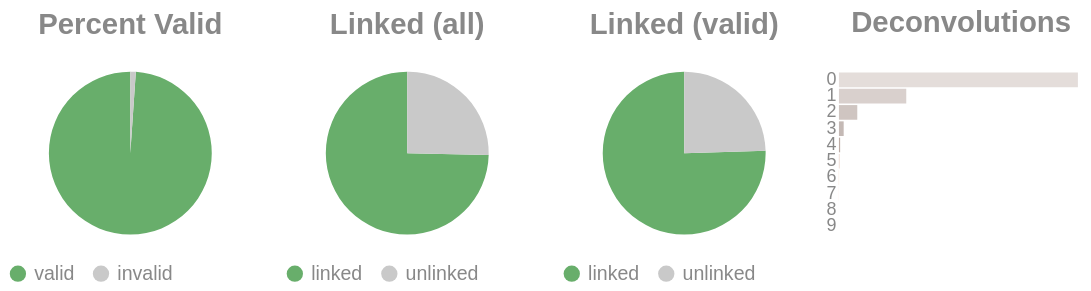

Notebook code cell kept with this figure:
### Code cell
if SKIPLR:
    pass
else:
    clash = Counter()
    for i in valids['molecule'].to_list():
        _mol = i.split("-")
        if len(_mol) == 1:
            clash.update('0')
        else:
            clash.update(_mol[-1])

    _d = {"deconvolutions": [], 'count': []}
    for k,v in clash.items():
        _d['deconvolutions'].append(k)
        _d['count'].append(v)

    tot_valid = valids['reads'].sum()
    mask = valids['reads'] >= 2
    n_linked_reads = valids.filter(mask)['reads'].sum()
    if n_linked_reads == 0:
        print_html("No linked molecules (>=2 reads) were detected; skipping linked-only distributions.")
        SKIPLR = True
    else:
        perc_valid = round(tot_valid / n_reads, 4)
        linked_perc_abs = round(n_linked_reads / n_reads, 4)
        linked_perc = round(n_linked_reads / tot_valid, 4)

    _valid = pl.DataFrame({"valids": ['valid', 'invalid'], "count": [tot_valid, n_reads - tot_valid]})
    _linked_abs = pl.DataFrame({"linked (absolute)": ['linked', 'unlinked'], "count": [n_linked_reads, n_reads - n_linked_reads]})
    _linked_rel = pl.DataFrame({"linked (valids)": ['linked', 'unlinked'], "count": [n_linked_reads, tot_valid - n_linked_reads]})

    (
        alt.hconcat(
            piechart(_valid, goodval = 'valid', title = "Percent Valid"),
            piechart(_linked_abs, goodval = "linked", title =  "Linked (all)"),
            piechart(_linked_rel, goodval = "linked", title =  "Linked (valid)"),
            convolutionbar(pl.DataFrame(_d), title = "Deconvolutions"),
            center = True,
            bounds = 'flush'
        )
        .resolve_scale(color='independent')
        .resolve_legend('independent')
        .properties(usermeta={'embedOptions': {"actions": False}})
    ).display()

### Figure 1 — Vega-Lite specification as saved in the notebook (floating-point values rounded to 4 significant figures)
{"width": "container", "height": 400, "config": {"title": {"anchor": "start", "dy": -15, "fontSize": 18, "color": "#888888", "subtitleColor": "#888888", "subtitleFontSize": 14}, "arc": {"fill": "#0072B2"}, "axis": {"domainColor": "#888888", "domainWidth": 0.5, "gridWidth": 0.2, "grid": false, "titleFontWeight": 400, "titleFontSize": 15, "labelFontSize": 11, "labelColor": "#888888", "tickColor": "#888888", "tickWidth": 0.2, "titleColor": "#888888"}, "axisBand": {"grid": false}, "axisX": {"grid": true, "tickSize": 10, "domainCap": "round"}, "axisY": {"domain": false, "grid": true, "tickSize": 0, "domainCap": "round"}, "background": "transparent", "header": {"labelFontSize": 15, "labelColor": "#888888", "titleFontSize": 15, "titleFontWeight": 600, "titleColor": "#888888"}, "legend": {"labelFont": "sans-serif", "labelFontSize": 12, "labelColor": "#888888", "symbolSize": 100, "symbolType": "circle", "titleFontSize": 12, "titlePadding": 10, "titleColor": "#888888", "title": null}, "range": {"category": ["#E69F00", "#56B4E9", "#009E73", "#F0E442", "#0072B2", "#D55E00", "#CC79A7", "#000000"], "diverging": ["#cfe8f3", "#a2d4ec", "#73bfe2", "#46abdb", "#1696d2", "#12719e"]}, "area": {"fill": "#0072B2", "fillOpacity": 0.7, "line": true, "strokeOpacity": 0.7}, "line": {"color": "#0072B2", "stroke": "#0072B2", "strokeWidth": 2}, "trail": {"color": "#0072B2", "stroke": "#0072B2", "strokeWidth": 0, "size": 1}, "point": {"filled": true, "fillOpacity": 1.0, "size": 95}, "text": {"color": "#888888", "fontSize": 11, "align": "right", "fontWeight": 400, "size": 11}, "bar": {"fill": "#0072B2", "stroke": null}, "view": {"stroke": null, "continuousWidth": 660, "continuousHeight": 400}}, "hconcat": [{"data": {"name": "data-39b055c910dc707fa18f2c16da679b29"}, "mark": {"type": "arc"}, "encoding": {"color": {"field": "valids", "legend": {"orient": "bottom", "title": null}, "scale": {"domain": ["valid", "invalid"], "range": ["#68ae6b", "#C9C9C9"]}, "title": "Valids", "type": "nominal"}, "theta": {"field": "count", "type": "quantitative"}, "tooltip": [{"field": "valids", "title": "Valids", "type": "ordinal"}, {"field": "percent", "format": ".2%", "title": "Percent", "type": "quantitative"}, {"field": "count", "title": "Count", "type": "quantitative"}]}, "height": 100, "title": {"text": "Percent Valid", "align": "center", "anchor": "middle"}, "transform": [{"calculate": "datum.count / 3374551", "as": "percent"}], "width": 150}, {"data": {"name": "data-b513096c2967ee1900e481734d6f65e1"}, "mark": {"type": "arc"}, "encoding": {"color": {"field": "linked (absolute)", "legend": {"orient": "bottom", "title": null}, "scale": {"domain": ["linked", "unlinked"], "range": ["#68ae6b", "#C9C9C9"]}, "title": "Linked (Absolute)", "type": "nominal"}, "theta": {"field": "count", "type": "quantitative"}, "tooltip": [{"field": "linked (absolute)", "title": "Linked (Absolute)", "type": "ordinal"}, {"field": "percent", "format": ".2%", "title": "Percent", "type": "quantitative"}, {"field": "count", "title": "Count", "type": "quantitative"}]}, "height": 100, "title": {"text": "Linked (all)", "align": "center", "anchor": "middle"}, "transform": [{"calculate": "datum.count / 3374551", "as": "percent"}], "width": 150}, {"data": {"name": "data-cccb312fd54e08c0044c9f7c5588c48a"}, "mark": {"type": "arc"}, "encoding": {"color": {"field": "linked (valids)", "legend": {"orient": "bottom", "title": null}, "scale": {"domain": ["linked", "unlinked"], "range": ["#68ae6b", "#C9C9C9"]}, "title": "Linked (Valids)", "type": "nominal"}, "theta": {"field": "count", "type": "quantitative"}, "tooltip": [{"field": "linked (valids)", "title": "Linked (Valids)", "type": "ordinal"}, {"field": "percent", "format": ".2%", "title": "Percent", "type": "quantitative"}, {"field": "count", "title": "Count", "type": "quantitative"}]}, "height": 100, "title": {"text": "Linked (valid)", "align": "center", "anchor": "middle"}, "transform": [{"calculate": "datum.count / 3338113", "as": "percent"}], "width": 150}, {"data": {"name": "data-01dca5024e96acefc88c148d2f0ac8d9"}, "mark": {"type": "bar"}, "encoding": {"color": {"field": "deconvolutions", "legend": null, "scale": {"scheme": "lightgreyred"}, "type": "nominal"}, "tooltip": [{"field": "deconvolutions", "title": "Deconvolutions", "type": "ordinal"}, {"field": "percent", "format": ".2%", "title": "Percent", "type": "quantitative"}, {"field": "count", "title": "Count", "type": "quantitative"}], "x": {"axis": null, "field": "count", "type": "quantitative"}, "y": {"field": "deconvolutions", "sort": "ascending", "title": null, "type": "nominal"}}, "height": 100, "title": {"text": "Deconvolutions", "align": "center", "anchor": "middle"}, "transform": [{"calculate": "datum.count / 1490116", "as": "percent"}], "width": 150}], "bounds": "flush", "center": true, "resolve": {"legend": {"angle": "independent"}, "scale": {"color": "independent"}}, "usermeta": {"embedOptions": {"actions": false}}, "$schema": "https://vega.github.io/schema/vega-lite/v6.4.1.json", "datasets": {"data-39b055c910dc707fa18f2c16da679b29": [{"valids": "valid", "count": 3338113}, {"valids": "invalid", "count": 36438}], "data-b513096c2967ee1900e481734d6f65e1": [{"linked (absolute)": "linked", "count": 2518744}, {"linked (absolute)": "unlinked", "count": 855807}], "data-cccb312fd54e08c0044c9f7c5588c48a": [{"linked (valids)": "linked", "count": 2518744}, {"linked (valids)": "unlinked", "count": 819369}], "data-01dca5024e96acefc88c148d2f0ac8d9": [{"deconvolutions": "0", "count": 1075747}, {"deconvolutions": "1", "count": 303059}, {"deconvolutions": "2", "count": 82543}, {"deconvolutions": "3", "count": 21356}, {"deconvolutions": "4", "count": 5424}, {"deconvolutions": "5", "count": 1447}, {"deconvolutions": "6", "count": 386}, {"deconvolutions": "7", "count": 116}, {"deconvolutions": "8", "count": 28}, {"deconvolutions": "9", "count": 10}]}}
